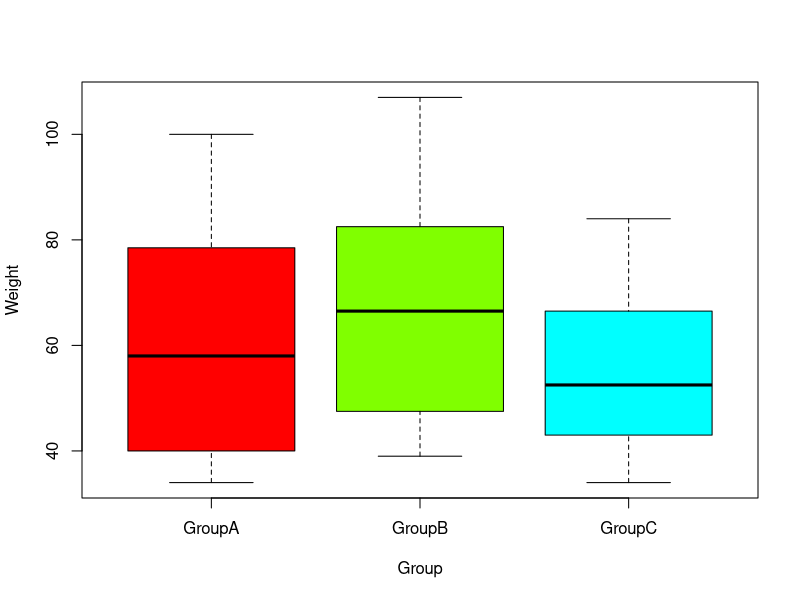

Source code (R):
# @Date:   2019-03-20T10:16:22+08:00
# @Email:  1730416009@stu.suda.edu.cn
# @Project: R_language
# @Last modified time: 2019-03-20T14:36:38+08:00

# warning: the file route has to be reset!
# First
fileIn_A <- read.table("./group/groupA.txt")
fileIn_B <- read.table("./group/groupB.txt")
fileIn_C <- read.table("./group/groupC.txt")
fileIn_D <- read.table("./group/groupD.txt")
## First [1]
### Pseudocode
#### 1>Using the while() and cbind() to combine each dataFrame with its group information.
#### 2>As soon as the cind() is finished for one file, use rbind() to combind the current dataFrame with last one.
#### 3>In the end, get the complete dataFrame(Dat1).
files <- list(fileIn_A, fileIn_B, fileIn_C, fileIn_D)  # use list() to ensure the correct order of dataFrame and the group information that will be attach to it.
names <- list("groupA", "groupB", "groupC", "groupD")
new_files <- list()  # state for appending new dataFrame
index <- 1
while(index <= length(files))
{
  new_fileIn <- cbind(files[[index]], rep(names[[index]], times=nrow(files[[index]])))
  new_files[[index]] <- new_fileIn
  if(index == 1) {Dat1 <- new_files[[index]]}
  else {Dat1 <- rbind(Dat1, new_files[[index]])}
  index <- index + 1
}
names(Dat1) <- c("Data", "Group")
print(Dat1)
### Result:
###    Data  Group
### 1    40 groupA
### 2    40 groupA
### 3    50 groupA
### 4    60 groupA
### 5    65 groupA
### 6    72 groupA
### 7    79 groupA
### 8    86 groupA
### 9    93 groupA
### 10  100 groupA
### 11  107 groupA
### 12   43 groupA
### 13   34 groupA
### 14   55 groupA
### 15   66 groupA
### 16   34 groupB
### 17   55 groupB
### 18   66 groupB
### 19   40 groupB
### 20   40 groupB
### 21   50 groupB
### 22   60 groupB
### 23   65 groupB
### 24   72 groupB
### 25   79 groupB
### 26   49 groupB
### 27   39 groupB
### 28   67 groupB
### 29   60 groupC
### 30   65 groupC
### 31   72 groupC
### 32   79 groupC
### 33   49 groupC
### 34   39 groupC
### 35   67 groupC
### 36  100 groupC
### 37  107 groupC
### 38   43 groupC
### 39   34 groupC
### 40   55 groupC
### 41   66 groupC
### 42   40 groupC
### 43   40 groupC
### 44   50 groupC
### 45   60 groupC
### 46   84 groupC
### 47   34 groupC
### 48   56 groupC
### 49   45 groupC
### 50   67 groupC
### 51   80 groupC
### 52   78 groupC
### 53   76 groupC
### 54   72 groupD
### 55   79 groupD
### 56   86 groupD
### 57   93 groupD
### 58  100 groupD
### 59  107 groupD
### 60   43 groupD
### 61   34 groupD
### 62   55 groupD
### 63   66 groupD
### 64   40 groupD
### 65   40 groupD
### 66   50 groupD
### 67   60 groupD
### 68   65 groupD
### 69   72 groupD
### 70   79 groupD
### 71   49 groupD
### 72   39 groupD
### 73   67 groupD
### 74  100 groupD
### 75  107 groupD
### 76   43 groupD
### 77   34 groupD
### 78   55 groupD
### 79   66 groupD
### 80   40 groupD
### 81   40 groupD
### 82   50 groupD
### 83   60 groupD
### 84   84 groupD
### 85   34 groupD
### 86   56 groupD
### 87   45 groupD
### 88   67 groupD
### 89   80 groupD
### 90   78 groupD
### 91   76 groupD
### 92   69 groupD

## First [2]
### Pseudocode
#### 1>stack() can indicate where each observation originated.
#### 2>Use $V1 to generate a factor.
Dat1 <- stack(list(groupA=fileIn_A$V1,groupB=fileIn_B$V1,groupC=fileIn_C$V1,groupD=fileIn_D$V1))
print(Dat1)
### Result:
###    values    ind
### 1      40 groupA
### 2      40 groupA
### 3      50 groupA
### 4      60 groupA
### 5      65 groupA
### 6      72 groupA
### 7      79 groupA
### 8      86 groupA
### 9      93 groupA
### 10    100 groupA
### 11    107 groupA
### 12     43 groupA
### 13     34 groupA
### 14     55 groupA
### 15     66 groupA
### 16     34 groupB
### 17     55 groupB
### 18     66 groupB
### 19     40 groupB
### 20     40 groupB
### 21     50 groupB
### 22     60 groupB
### 23     65 groupB
### 24     72 groupB
### 25     79 groupB
### 26     49 groupB
### 27     39 groupB
### 28     67 groupB
### 29     60 groupC
### 30     65 groupC
### 31     72 groupC
### 32     79 groupC
### 33     49 groupC
### 34     39 groupC
### 35     67 groupC
### 36    100 groupC
### 37    107 groupC
### 38     43 groupC
### 39     34 groupC
### 40     55 groupC
### 41     66 groupC
### 42     40 groupC
### 43     40 groupC
### 44     50 groupC
### 45     60 groupC
### 46     84 groupC
### 47     34 groupC
### 48     56 groupC
### 49     45 groupC
### 50     67 groupC
### 51     80 groupC
### 52     78 groupC
### 53     76 groupC
### 54     72 groupD
### 55     79 groupD
### 56     86 groupD
### 57     93 groupD
### 58    100 groupD
### 59    107 groupD
### 60     43 groupD
### 61     34 groupD
### 62     55 groupD
### 63     66 groupD
### 64     40 groupD
### 65     40 groupD
### 66     50 groupD
### 67     60 groupD
### 68     65 groupD
### 69     72 groupD
### 70     79 groupD
### 71     49 groupD
### 72     39 groupD
### 73     67 groupD
### 74    100 groupD
### 75    107 groupD
### 76     43 groupD
### 77     34 groupD
### 78     55 groupD
### 79     66 groupD
### 80     40 groupD
### 81     40 groupD
### 82     50 groupD
### 83     60 groupD
### 84     84 groupD
### 85     34 groupD
### 86     56 groupD
### 87     45 groupD
### 88     67 groupD
### 89     80 groupD
### 90     78 groupD
### 91     76 groupD
### 92     69 groupD

# Second
### Pseudocode
#### 1>read files and correct the "try" file into the manageable form that merge() can handle
#### 2>Use merge() to combine data.
height <- read.table("./height.txt")
weight <- read.table("./weight.txt")
try <- read.table("./try.txt")
try <- as.data.frame(t(try))
Dat2 <- merge(height, weight, by=1)
Dat2 <- merge(Dat2, try, by=1)
names(Dat2) <- c("Name","Height","Weight","Try")
print(Dat2)
### Result:
###        Name   Height Weight  Try
### 1    Binbin 180.0000     49    3
### 2       Bob 174.2857     40    3
### 3     Cheng 176.0000    107    1
### 4   Cizhong 167.0000     43    7
### 5       Dan 171.0714     55    1
### 6     Danny 156.0000     86    7
### 7     Deyin 173.2143     56    7
### 8   Dongmei 168.9286     50    3
### 9      Ella 178.5714     72    7
### 10      Eva 179.6429     79    4
### 11      Fei 174.2857     45    4
### 12 Gaochuan 172.1429     34    7
### 13   Haiyun 167.8571     40    9
### 14   Hanson 175.3571     50    2
### 15     Jack 176.4286     60    1
### 16    Jason 140.0000     60    6
### 17      Jim 170.0000     40    5
### 18     Juan 170.0000     34    2
### 19      Jun 135.0000    100    5
### 20     Kate 154.0000     40    4
### 21    Kevin 177.5000     65    6
### 22     Linc 167.0000     72    2
### 23  Lixiang 168.0000     69    1
### 24      Mac 167.0000     50    5
### 25   Mingbu 171.0714     84    5
### 26       Qi 160.0000     66    1
### 27     Qian 168.9286     43    5
### 28   Robert 175.0000     79    6
### 29     Rong 167.0000     39    6
### 30   Ruixin 156.0000     55    2
### 31   Shaliu 172.1429     66    1
### 32  Shirley 164.0000     67 <NA>
### 33   Steven 160.0000     93    4
### 34      Tom 180.0000     65    3
### 35 Xiaojing 171.0000     76    6
### 36   Xiaole 167.8571    107 <NA>
### 37 Xiaolong 174.0000     78    3
### 38 Xiaoming 188.0000     80    4
### 39  Xiaoyan 167.0000     40    9
### 40     Yang 173.2143     40    4
### 41     Yong 167.0000    100    9
### 42  Yunping 170.0000     60    8
### 43 Zhiqiang 175.3571     67    6
### 44   Zhiwei 163.0000     34    8

# Third
mean_height <- mean(Dat2$Height)
max_weight <- max(Dat2$Weight)
min_i <- as.vector(Dat2$Try)
min_try <- min(min_i[complete.cases(min_i)])  # Handle the NA value
cat("mean_height:", mean_height, "\n")
cat("max_weight:", max_weight, "\n")
cat("min_try:", min_try, "\n")
### Result: mean_height=168.8604 max_weight=107 min_try=1

# Fourth
groupInfo <- read.table("./group.txt")
names(groupInfo) <- c("name","Group")
Dat4 <- merge(Dat2, groupInfo, by=1)
print(Dat4)
pdf("./output_boxplot.pdf")
boxplot(Weight ~ Group, Dat4, col=rainbow(4))  # draw target columns to plot
dev.off()
### Result:
###        Name   Height Weight  Try  Group
### 1    Binbin 180.0000     49    3 GroupA
### 2       Bob 174.2857     40    3 GroupB
### 3     Cheng 176.0000    107    1 GroupB
### 4   Cizhong 167.0000     43    7 GroupC
### 5       Dan 171.0714     55    1 GroupC
### 6     Danny 156.0000     86    7 GroupB
### 7     Deyin 173.2143     56    7 GroupA
### 8   Dongmei 168.9286     50    3 GroupC
### 9      Ella 178.5714     72    7 GroupB
### 10      Eva 179.6429     79    4 GroupB
### 11      Fei 174.2857     45    4 GroupB
### 12 Gaochuan 172.1429     34    7 GroupC
### 13   Haiyun 167.8571     40    9 GroupB
### 14   Hanson 175.3571     50    2 GroupB
### 15     Jack 176.4286     60    1 GroupA
### 16    Jason 140.0000     60    6 GroupB
### 17      Jim 170.0000     40    5 GroupA
### 18     Juan 170.0000     34    2 GroupC
### 19      Jun 135.0000    100    5 GroupB
### 20     Kate 154.0000     40    4 GroupB
### 21    Kevin 177.5000     65    6 GroupA
### 22     Linc 167.0000     72    2 GroupC
### 23  Lixiang 168.0000     69    1 GroupB
### 24      Mac 167.0000     50    5 GroupC
### 25   Mingbu 171.0714     84    5 GroupC
### 26       Qi 160.0000     66    1 GroupB
### 27     Qian 168.9286     43    5 GroupC
### 28   Robert 175.0000     79    6 GroupA
### 29     Rong 167.0000     39    6 GroupB
### 30   Ruixin 156.0000     55    2 GroupB
### 31   Shaliu 172.1429     66    1 GroupC
### 32  Shirley 164.0000     67 <NA> GroupC
### 33   Steven 160.0000     93    4 GroupB
### 34      Tom 180.0000     65    3 GroupB
### 35 Xiaojing 171.0000     76    6 GroupB
### 36   Xiaole 167.8571    107 <NA> GroupB
### 37 Xiaolong 174.0000     78    3 GroupA
### 38 Xiaoming 188.0000     80    4 GroupA
### 39  Xiaoyan 167.0000     40    9 GroupA
### 40     Yang 173.2143     40    4 GroupA
### 41     Yong 167.0000    100    9 GroupA
### 42  Yunping 170.0000     60    8 GroupC
### 43 Zhiqiang 175.3571     67    6 GroupB
### 44   Zhiwei 163.0000     34    8 GroupA

### Result: The pdf is sorted in the same file.
